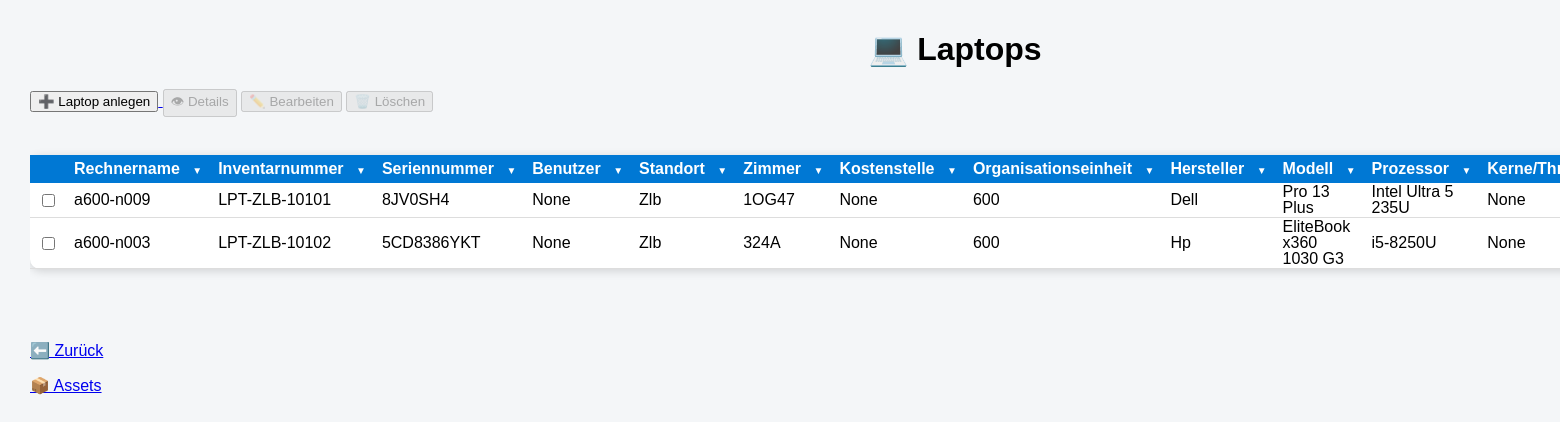
The page /assets/laptop on the database as committed earlier.
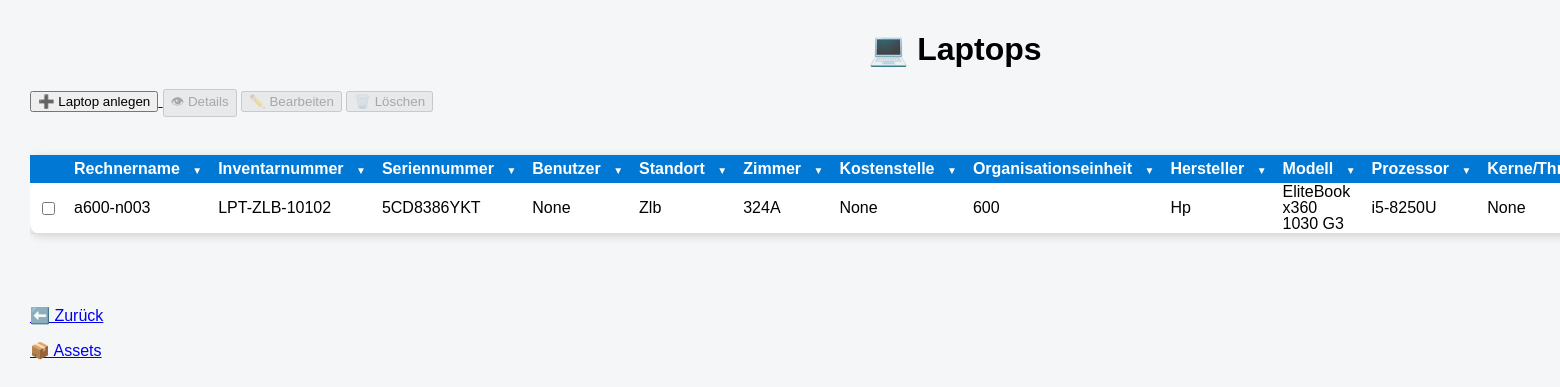
The same page on the database as committed later.
### tables this page shows
CREATE TABLE assets (

    id INTEGER PRIMARY KEY,

    inventarnummer TEXT,
    rechnername TEXT,
    seriennummer TEXT,

    kostenstelle TEXT,
    organisationseinheit TEXT,

    standort TEXT,
    zimmer TEXT,

    anschaffungsdatum TEXT,
    installationsdatum TEXT,

    assettyp TEXT,
    verwendungsart TEXT,

    status TEXT,

    hersteller TEXT,
    modell TEXT,

    mac_adresse TEXT,
    garantie TEXT,

    verwaltungsart TEXT,

    prozessor TEXT,
    kerne_threads TEXT,

    ram TEXT,
    festplatte TEXT,

    betriebssystem TEXT,

    displaygroesse TEXT,
    dockingstation TEXT,

    anlagenummer TEXT,

    mitarbeiter TEXT,

    bemerkung TEXT

);

### app.py (the view)
@app.route("/assets/laptop")
def laptops():
    verbindung = sqlite3.connect("asset_management.db")
    cursor = verbindung.cursor()
    cursor.execute("""
        SELECT *
        FROM assets
        WHERE LOWER(assettyp) = 'laptop'
        ORDER BY inventarnummer
    """)
    laptops = cursor.fetchall()
    print(laptops[:1])
    verbindung.close()
    return render_template(
        "laptops.html",
        laptops=laptops
    )

### templates/laptops.html (shortened to what this page needs)
<!DOCTYPE html>
<html>
<head>
    <link rel="stylesheet"
          href="{{ url_for('static', filename='style.css') }}">
    <link rel="stylesheet"
          href="{{ url_for('static', filename='assets_liste_tables.css') }}">
    <link rel="stylesheet"
          href="{{ url_for('static', filename='dropdowns.css') }}">
</head>
<body>
<div class="container">
    <h1>💻 Laptops</h1>
    <div class="toolbar">
        <a href="/asset/anlegen">
            <button>➕ Laptop anlegen</button>
        </a>
        <button disabled>👁 Details</button>
        <button disabled>✏️ Bearbeiten</button>
        <button disabled>🗑️ Löschen</button>
    </div>
    <br>
    <div style="overflow-x:auto;">
        <table>
            <tr>
                <th></th>
                <th class="dropdown-column">
                Rechnername
                <span class="dropdown-button">▼</span>
             </th>
                <th class="dropdown-column">
                    Inventarnummer
                    <span class="dropdown-button">▼</span>
                </th>
                <th class="dropdown-column">
                    Seriennummer
                    <span class="dropdown-button">▼</span>
                </th>
                <th class="dropdown-column">
                    Benutzer
                    <span class="dropdown-button">▼</span>
                </th>
               <th class="dropdown-column">
                    Standort
                    <span class="dropdown-button">▼</span>
                </th>
                <th class="dropdown-column">
                    Zimmer
                    <span class="dropdown-button">▼</span>
                </th>
                <th class="dropdown-column">
                    Kostenstelle
                    <span class="dropdown-button">▼</span>
                </th>
                <th class="dropdown-column">
                    Organisationseinheit
                    <span class="dropdown-button">▼</span>
                </th>
                <th class="dropdown-column">
                    Hersteller
                    <span class="dropdown-button">▼</span>
                </th>
                <th class="dropdown-column">
                    Modell
                    <span class="dropdown-button">▼</span>
                </th>
                <th class="dropdown-column">
                    Prozessor
                    <span class="dropdown-button">▼</span>
                </th>
                <th class="dropdown-column">
                    Kerne/Threads
                </th>
            </tr>
            {% for pc in laptops %}
            <tr>
                <td>
                    <input
                    type="checkbox"
                    class="asset-checkbox"
                    data-inventarnummer="{{ pc[1] }}"
                    data-rechnername="{{ pc[2] }}"
                    data-seriennummer="{{ pc[3] }}"
                    data-standort="{{ pc[6] }}"
                    data-zimmer="{{ pc[7] }}"
                    data-hersteller="{{ pc[13] }}"
                    data-modell="{{ pc[14] }}"
>
                </td>
                <td>{{ pc[2] }}</td>
                <td>{{ pc[1] }}</td>
                <td>{{ pc[3] }}</td>
                <td>{{ pc[26] }}</td>
                <td>{{ pc[6] }}</td>
                <td>{{ pc[7] }}</td>
                <td>{{ pc[4] }}</td>
                <td>{{ pc[5] }}</td>
                <td>{{ pc[13] }}</td>
                <td>{{ pc[14] }}</td>
                <td>{{ pc[18] }}</td>
                <td>{{ pc[19] }}</td>
            </tr>
            {% endfor %}
        </table>
    </div>
    <br><br>
    <p><a href="javascript:history.back()">⬅️ Zurück</a></p>
    <p><a href="/assets">📦 Assets</a></p>
</div>
</body>
</html>

Rows that differ between the two databases and show on the page:
removed assets: rechnername "a600-n009", inventarnummer "LPT-ZLB-10101", seriennummer "8JV0SH4", pc "None", standort "Zlb", zimmer "1OG47", organisationseinheit "600", hersteller "Dell", modell "Pro 13 Plus", prozessor "Intel Ultra 5 235U"
